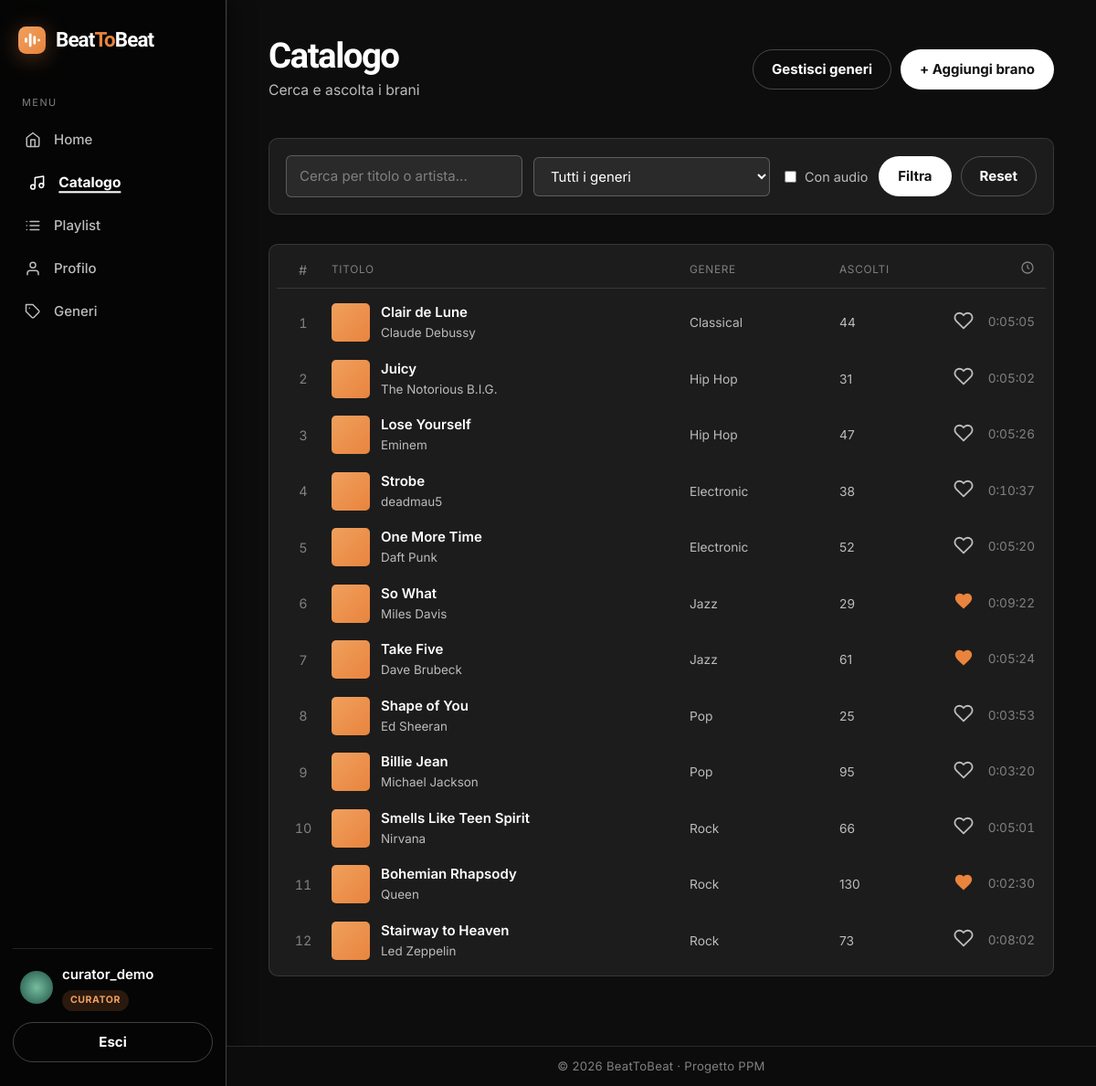
The page /music/songs/ (signed in) on the database its author committed.
### accounts/models.py (models this page shows, shortened)
class CustomUser(AbstractUser):
    class Role(models.TextChoices):
        LISTENER = 'listener', 'Listener'
        CURATOR = 'curator', 'Curator'
        MODERATOR = 'moderator', 'Moderator'
    role = models.CharField(
        max_length=20,
        choices=Role.choices,
        default=Role.LISTENER,
    )
    bio = models.TextField(blank=True)
    birth_date = models.DateField(null=True, blank=True)
    favorite_genre = models.ForeignKey(
        'music.Genre',
        on_delete=models.SET_NULL,
        null=True,
        blank=True,
        related_name='fans',
    )
    avatar_image = models.FileField(
        upload_to='avatars/',
        blank=True,
        null=True,
        validators=[FileExtensionValidator(allowed_extensions=['jpg', 'jpeg', 'png', 'gif', 'webp'])],
    )
    AVATAR_COLORS = ['#f0803c', '#e0a15e', '#81b29a', '#6a8ec9', '#b07ba0', '#c96a6a']
    @property
    def is_curator(self):
        return self.role == self.Role.CURATOR or self.is_superuser
    @property
    def is_moderator(self):
        return self.role == self.Role.MODERATOR or self.is_superuser

### music/models.py (models this page shows, shortened)
class Song(models.Model):
    title = models.CharField(max_length=200)
    artist = models.CharField(max_length=200)
    genre = models.ForeignKey(
        Genre,
        on_delete=models.PROTECT,
        related_name='songs',
    )
    added_by = models.ForeignKey(
        settings.AUTH_USER_MODEL,
        on_delete=models.CASCADE,
        related_name='added_songs',
    )
    duration = models.DurationField(blank=True, null=True)
    story = models.TextField(
        blank=True,
        help_text='Un breve racconto sul brano, mostrato nella sua pagina.',
    )
    audio_file = models.FileField(
        upload_to='audio/',
        blank=True,
        null=True,
        validators=[FileExtensionValidator(allowed_extensions=['mp3', 'wav', 'ogg', 'm4a'])],
    )
    likes = models.ManyToManyField(
        settings.AUTH_USER_MODEL,
        related_name='liked_songs',
        blank=True,
    )
    play_count = models.PositiveIntegerField(default=0)
    created_at = models.DateTimeField(auto_now_add=True)
    class Meta:
        ordering = ['-created_at', 'id']

class Genre(models.Model):
    name = models.CharField(max_length=100, unique=True)
    description = models.TextField(blank=True)
    class Meta:
        ordering = ['name']

### music/views.py (the view)
# urls.py: path('songs/', views.SongListView.as_view(), name='song_list'),
class SongListView(LoginRequiredMixin, ListView):
    model = Song
    template_name = 'music/songs/list.html'
    context_object_name = 'songs'
    def get_queryset(self):
        queryset = super().get_queryset().select_related('genre')
        query = self.request.GET.get('q', '').strip()
        genre_id = self.request.GET.get('genre', '')
        has_audio = self.request.GET.get('has_audio')
        if query:
            queryset = queryset.filter(Q(title__icontains=query) | Q(artist__icontains=query))
        if genre_id:
            queryset = queryset.filter(genre_id=genre_id)
        if has_audio:
            queryset = queryset.exclude(audio_file='').exclude(audio_file__isnull=True)
        return queryset
    def get_context_data(self, **kwargs):
        context = super().get_context_data(**kwargs)
        context['genres'] = Genre.objects.all()
        context['current_q'] = self.request.GET.get('q', '')
        context['current_genre'] = self.request.GET.get('genre', '')
        context['current_has_audio'] = self.request.GET.get('has_audio')
        return context

### templates/music/songs/list.html (shortened to what this page needs)
{% extends 'base.html' %}
{% block content %}
<div class="page-header">
	<div>
		<h1 class="page-title">Catalogo</h1>
		<div class="page-subtitle">Cerca e ascolta i brani</div>
	</div>
	{% if user.is_curator %}
	<div class="actions">
		<a class="btn btn-ghost" href="{% url 'music:genre_list' %}">Gestisci generi</a>
		<a class="btn btn-accent" href="{% url 'music:song_create' %}">+ Aggiungi brano</a>
	</div>
	{% endif %}
</div>
<form method="get" class="search-bar">
	<div class="filter-row">
		<input type="text" name="q" value="{{ current_q }}" placeholder="Cerca per titolo o artista...">
		<select name="genre">
			<option value="">Tutti i generi</option>
		</select>
		<label class="audio-check">
			<input type="checkbox" name="has_audio" value="1" {% if current_has_audio %}checked{% endif %}> Con audio
		</label>
		<div class="actions">
			<button type="submit" class="btn btn-accent">Filtra</button>
			<a class="btn btn-ghost" href="{% url 'music:song_list' %}">Reset</a>
		</div>
	</div>
</form>
{% if songs %}
{% include 'partials/track_list.html' with curator_actions=True %}
{% else %}
<div class="empty">Nessun brano trovato.</div>
{% endif %}
{% endblock %}

### templates/base.html (shortened to what this page needs)
{% load static %}
<!DOCTYPE html>
<html lang="it">
<head>
	<link rel="stylesheet" href="{% static 'css/style.css' %}">
</head>
<body>
	{% block layout %}
	<div class="app-shell">
		<aside class="sidebar">
			<a class="brand" href="{% url 'pages:home' %}">{% include 'partials/logo.html' %}<span>Beat<span class="beat-accent">To</span>Beat</span></a>
			<nav>
				<div class="nav-section-label">Menu</div>
				<a class="nav-item-link {% if request.path == '/' %}active{% endif %}" href="{% url 'pages:home' %}">
					<span class="nav-icon"><svg viewBox="0 0 24 24" fill="none" stroke="currentColor" stroke-width="2" stroke-linecap="round" stroke-linejoin="round"><path d="M3 9l9-7 9 7v11a2 2 0 0 1-2 2H5a2 2 0 0 1-2-2z"/><path d="M9 22V12h6v10"/></svg></span><span class="nav-label">Home</span>
				</a>
				{% if user.is_authenticated %}
				<a class="nav-item-link {% if '/music/songs' in request.path %}active{% endif %}" href="{% url 'music:song_list' %}">
					<span class="nav-icon"><svg viewBox="0 0 24 24" fill="none" stroke="currentColor" stroke-width="2" stroke-linecap="round" stroke-linejoin="round"><path d="M9 18V5l12-2v13"/><circle cx="6" cy="18" r="3"/><circle cx="18" cy="16" r="3"/></svg></span><span class="nav-label">Catalogo</span>
				</a>
				<a class="nav-item-link {% if '/music/playlists' in request.path %}active{% endif %}" href="{% url 'music:playlist_list' %}">
					<span class="nav-icon"></span><span class="nav-label">Playlist</span>
				</a>
				<a class="nav-item-link {% if '/accounts/profile' in request.path %}active{% endif %}" href="{% url 'accounts:profile' %}">
					<span class="nav-icon"><svg viewBox="0 0 24 24" fill="none" stroke="currentColor" stroke-width="2" stroke-linecap="round" stroke-linejoin="round"><path d="M20 21v-2a4 4 0 0 0-4-4H8a4 4 0 0 0-4 4v2"/><circle cx="12" cy="7" r="4"/></svg></span><span class="nav-label">Profilo</span>
				</a>
				{% if user.is_curator %}
				<a class="nav-item-link {% if '/music/genres' in request.path %}active{% endif %}" href="{% url 'music:genre_list' %}">
					<span class="nav-icon"><svg viewBox="0 0 24 24" fill="none" stroke="currentColor" stroke-width="2" stroke-linecap="round" stroke-linejoin="round"><path d="M20.59 13.41l-7.17 7.17a2 2 0 0 1-2.83 0L2 12V2h10l8.59 8.59a2 2 0 0 1 0 2.82z"/><line x1="7" y1="7" x2="7.01" y2="7"/></svg></span><span class="nav-label">Generi</span>
				</a>
				{% endif %}
				{% endif %}
			</nav>
			<div class="sidebar-footer">
				{% if user.is_authenticated %}
				<div class="user-box">
					{% include 'partials/avatar.html' with profile_user=user %}
					<div>
						<div class="user-name">{{ user.username }}</div>
						{% if user.is_superuser %}
						<span class="role-badge admin">Admin</span>
						{% elif user.role == 'curator' %}
						<span class="role-badge curator">Curator</span>
						{% elif user.role == 'moderator' %}
						<span class="role-badge moderator">Moderator</span>
						{% else %}
						<span class="role-badge listener">Listener</span>
						{% endif %}
					</div>
				</div>
				<form method="post" action="{% url 'accounts:logout' %}">
					<button type="submit" class="btn btn-ghost btn-block">Esci</button>
				</form>
				{% else %}
				<a class="btn btn-accent btn-block" href="{% url 'accounts:login' %}">Accedi</a>
				<a class="btn btn-ghost btn-block mt-2" href="{% url 'accounts:signup' %}">Registrati</a>
				{% endif %}
			</div>
		</aside>
		<main class="content-area">
			{% block content %}{% endblock %}
			<footer class="site-footer">© 2026 BeatToBeat · Progetto PPM</footer>
		</main>
	</div>
	{% endblock %}
</body>
</html>

### templates/partials/avatar.html
{% if profile_user.avatar_image %}
<span class="avatar {{ size }}"><img src="{{ profile_user.avatar_image.url }}" alt="{{ profile_user.username }}"></span>
{% else %}
<span class="avatar {{ size }}" style="background-color: {{ profile_user.avatar_color }};">{{ profile_user.initial }}</span>
{% endif %}

### templates/partials/track_list.html (shortened to what this page needs)
<div class="track-list">
	<div class="track-head">
		<div class="track-idx">#</div>
		<div>Titolo</div>
		<div class="track-genre-h">Genere</div>
		<div class="track-plays-h">Ascolti</div>
		<div class="track-dur-h">
			<svg viewBox="0 0 24 24" fill="none" stroke="currentColor" stroke-width="2"><circle cx="12" cy="12" r="9"/><path d="M12 7v5l3 2"/></svg>
		</div>
	</div>
	{% for song in songs %}
	<div class="track-row">
		<div class="track-idx">
			<span class="track-num">{{ forloop.counter }}</span>
		</div>
		<div class="track-title-cell">
			<div class="track-thumb"></div>
			<div class="track-titles">
				<a href="{% url 'music:song_detail' song.pk %}" class="track-name">{{ song.title }}</a>
				<div class="track-sub">{{ song.artist }}</div>
			</div>
		</div>
		<div class="track-genre">{{ song.genre.name }}</div>
		<div class="track-plays">{{ song.play_count }}</div>
		<div class="track-end">
			{% include 'partials/like_button.html' %}
			<span class="track-dur">{{ song.duration|default:"—" }}</span>
		</div>
	</div>
	{% endfor %}
</div>

### templates/partials/like_button.html (shortened to what this page needs)
<form method="post" action="{% url 'music:toggle_like_song' song.pk %}" class="like-form">
	<button type="submit" class="like-btn {% if user in song.likes.all %}liked{% endif %}" title="Mi piace">
		<svg class="heart-icon heart-outline" viewBox="0 0 24 24" fill="none" stroke="currentColor" stroke-width="2" stroke-linecap="round" stroke-linejoin="round"><path d="M20.84 4.61a5.5 5.5 0 0 0-7.78 0L12 5.67l-1.06-1.06a5.5 5.5 0 0 0-7.78 7.78l1.06 1.06L12 21.23l7.78-7.78 1.06-1.06a5.5 5.5 0 0 0 0-7.78z"/></svg>
		<svg class="heart-icon heart-filled" viewBox="0 0 24 24" fill="currentColor"><path d="M12 21.35l-1.45-1.32C5.4 15.36 2 12.28 2 8.5 2 5.42 4.42 3 7.5 3c1.74 0 3.41.81 4.5 2.09C13.09 3.81 14.76 3 16.5 3 19.58 3 22 5.42 22 8.5c0 3.78-3.4 6.86-8.55 11.54L12 21.35z"/></svg>
	</button>
</form>

### rows shown on the page
CustomUser: avatar_image (picture), username "curator_demo"
Song: title "Clair de Lune", artist "Claude Debussy", genre.name "Classical", play_count "44", duration "0:05:05"
Song: title "Juicy", artist "The Notorious B.I.G.", genre.name "Hip Hop", play_count "31", duration "0:05:02"
Song: title "Lose Yourself", artist "Eminem", genre.name "Hip Hop", play_count "47", duration "0:05:26"
Song: title "Strobe", artist "deadmau5", genre.name "Electronic", play_count "38", duration "0:10:37"
Song: title "One More Time", artist "Daft Punk", genre.name "Electronic", play_count "52", duration "0:05:20"
Song: title "So What", artist "Miles Davis", genre.name "Jazz", play_count "29", duration "0:09:22"
Song: title "Take Five", artist "Dave Brubeck", genre.name "Jazz", play_count "61", duration "0:05:24"
Song: title "Shape of You", artist "Ed Sheeran", genre.name "Pop", play_count "25", duration "0:03:53"
Song: title "Billie Jean", artist "Michael Jackson", genre.name "Pop", play_count "95", duration "0:03:20"
Song: title "Smells Like Teen Spirit", artist "Nirvana", genre.name "Rock", play_count "66", duration "0:05:01"
Song: title "Bohemian Rhapsody", artist "Queen", genre.name "Rock", play_count "130", duration "0:02:30"
Song: title "Stairway to Heaven", artist "Led Zeppelin", genre.name "Rock", play_count "73", duration "0:08:02"
